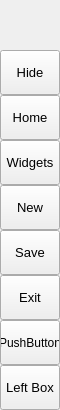
        <widget class="QFrame" name="leftMenuBg">
         <property name="minimumSize">
          <size>
           <width>60</width>
           <height>0</height>
          </size>
         </property>
         <property name="maximumSize">
          <size>
           <width>60</width>
           <height>16777215</height>
          </size>
         </property>
         <property name="frameShape">
          <enum>QFrame::NoFrame</enum>
         </property>
         <property name="frameShadow">
          <enum>QFrame::Raised</enum>
         </property>
         <layout class="QVBoxLayout" name="verticalLayout_3">
          <property name="spacing">
           <number>0</number>
          </property>
          <property name="leftMargin">
           <number>0</number>
          </property>
          <property name="topMargin">
           <number>0</number>
          </property>
          <property name="rightMargin">
           <number>0</number>
          </property>
          <property name="bottomMargin">
           <number>0</number>
          </property>
          <item>
           <widget class="QFrame" name="topLogoInfo">
            <property name="minimumSize">
             <size>
              <width>0</width>
              <height>50</height>
             </size>
            </property>
            <property name="maximumSize">
             <size>
              <width>16777215</width>
              <height>50</height>
             </size>
            </property>
            <property name="frameShape">
             <enum>QFrame::NoFrame</enum>
            </property>
            <property name="frameShadow">
             <enum>QFrame::Raised</enum>
            </property>
            <widget class="QFrame" name="topLogo">
             <property name="geometry">
              <rect>
               <x>10</x>
               <y>5</y>
               <width>42</width>
               <height>42</height>
              </rect>
             </property>
             <property name="minimumSize">
              <size>
               <width>42</width>
               <height>42</height>
              </size>
             </property>
             <property name="maximumSize">
              <size>
               <width>42</width>
               <height>42</height>
              </size>
             </property>
             <property name="frameShape">
              <enum>QFrame::NoFrame</enum>
             </property>
             <property name="frameShadow">
              <enum>QFrame::Raised</enum>
             </property>
            </widget>
            <widget class="QLabel" name="titleLeftApp">
             <property name="geometry">
              <rect>
               <x>70</x>
               <y>8</y>
               <width>160</width>
               <height>20</height>
              </rect>
             </property>
             <property name="font">
              <font>
               <family>Segoe UI Semibold</family>
               <pointsize>12</pointsize>
               <weight>7</weight>
               <italic>false</italic>
               <bold>false</bold>
              </font>
             </property>
             <property name="text">
              <string>PyDracula</string>
             </property>
             <property name="alignment">
              <set>Qt::AlignLeading|Qt::AlignLeft|Qt::AlignTop</set>
             </property>
            </widget>
            <widget class="QLabel" name="titleLeftDescription">
             <property name="geometry">
              <rect>
               <x>70</x>
               <y>27</y>
               <width>160</width>
               <height>16</height>
              </rect>
             </property>
             <property name="maximumSize">
              <size>
               <width>16777215</width>
               <height>16</height>
              </size>
             </property>
             <property name="font">
              <font>
               <family>Segoe UI</family>
               <pointsize>8</pointsize>
               <weight>50</weight>
               <italic>false</italic>
               <bold>false</bold>
              </font>
             </property>
             <property name="text">
              <string>Modern GUI / Flat Style</string>
             </property>
             <property name="alignment">
              <set>Qt::AlignLeading|Qt::AlignLeft|Qt::AlignTop</set>
             </property>
            </widget>
           </widget>
          </item>
          <item>
           <widget class="QFrame" name="leftMenuFrame">
            <property name="frameShape">
             <enum>QFrame::NoFrame</enum>
            </property>
            <property name="frameShadow">
             <enum>QFrame::Raised</enum>
            </property>
            <layout class="QVBoxLayout" name="verticalMenuLayout">
             <property name="spacing">
              <number>0</number>
             </property>
             <property name="leftMargin">
              <number>0</number>
             </property>
             <property name="topMargin">
              <number>0</number>
             </property>
             <property name="rightMargin">
              <number>0</number>
             </property>
             <property name="bottomMargin">
              <number>0</number>
             </property>
             <item>
              <widget class="QFrame" name="toggleBox">
               <property name="maximumSize">
                <size>
                 <width>16777215</width>
                 <height>45</height>
                </size>
               </property>
               <property name="frameShape">
                <enum>QFrame::NoFrame</enum>
               </property>
               <property name="frameShadow">
                <enum>QFrame::Raised</enum>
               </property>
               <layout class="QVBoxLayout" name="verticalLayout_4">
                <property name="spacing">
                 <number>0</number>
                </property>
                <property name="leftMargin">
                 <number>0</number>
                </property>
                <property name="topMargin">
                 <number>0</number>
                </property>
                <property name="rightMargin">
                 <number>0</number>
                </property>
                <property name="bottomMargin">
                 <number>0</number>
                </property>
                <item>
                 <widget class="QPushButton" name="toggleButton">
                  <property name="sizePolicy">
                   <sizepolicy hsizetype="Expanding" vsizetype="Fixed">
                    <horstretch>0</horstretch>
                    <verstretch>0</verstretch>
                   </sizepolicy>
                  </property>
                  <property name="minimumSize">
                   <size>
                    <width>0</width>
                    <height>45</height>
                   </size>
                  </property>
                  <property name="font">
                   <font>
                    <family>Segoe UI</family>
                    <pointsize>10</pointsize>
                    <weight>50</weight>
                    <italic>false</italic>
                    <bold>false</bold>
                   </font>
                  </property>
                  <property name="cursor">
                   <cursorShape>PointingHandCursor</cursorShape>
                  </property>
                  <property name="layoutDirection">
                   <enum>Qt::LeftToRight</enum>
                  </property>
                  <property name="styleSheet">
                   <string notr="true">background-image: url(:/icons/images/icons/icon_menu.png);</string>
                  </property>
                  <property name="text">
                   <string>Hide</string>
                  </property>
                 </widget>
                </item>
               </layout>
              </widget>
             </item>
             <item alignment="Qt::AlignTop">
              <widget class="QFrame" name="topMenu">
               <property name="frameShape">
                <enum>QFrame::NoFrame</enum>
               </property>
               <property name="frameShadow">
                <enum>QFrame::Raised</enum>
               </property>
               <layout class="QVBoxLayout" name="verticalLayout_8">
                <property name="spacing">
                 <number>0</number>
                </property>
                <property name="leftMargin">
                 <number>0</number>
                </property>
                <property name="topMargin">
                 <number>0</number>
                </property>
                <property name="rightMargin">
                 <number>0</number>
                </property>
                <property name="bottomMargin">
                 <number>0</number>
                </property>
                <item>
                 <widget class="QPushButton" name="btn_home">
                  <property name="sizePolicy">
                   <sizepolicy hsizetype="Expanding" vsizetype="Fixed">
                    <horstretch>0</horstretch>
                    <verstretch>0</verstretch>
                   </sizepolicy>
                  </property>
                  <property name="minimumSize">
                   <size>
                    <width>0</width>
                    <height>45</height>
                   </size>
                  </property>
                  <property name="font">
                   <font>
                    <family>Segoe UI</family>
                    <pointsize>10</pointsize>
                    <weight>50</weight>
                    <italic>false</italic>
                    <bold>false</bold>
                   </font>
                  </property>
                  <property name="cursor">
                   <cursorShape>PointingHandCursor</cursorShape>
                  </property>
                  <property name="layoutDirection">
                   <enum>Qt::LeftToRight</enum>
                  </property>
                  <property name="styleSheet">
                   <string notr="true">background-image: url(:/icons/images/icons/cil-home.png);</string>
                  </property>
                  <property name="text">
                   <string>Home</string>
                  </property>
                 </widget>
                </item>
                <item>
                 <widget class="QPushButton" name="btn_widgets">
                  <property name="sizePolicy">
                   <sizepolicy hsizetype="Expanding" vsizetype="Fixed">
                    <horstretch>0</horstretch>
                    <verstretch>0</verstretch>
                   </sizepolicy>
                  </property>
                  <property name="minimumSize">
                   <size>
                    <width>0</width>
                    <height>45</height>
                   </size>
                  </property>
                  <property name="font">
                   <font>
                    <family>Segoe UI</family>
                    <pointsize>10</pointsize>
                    <weight>50</weight>
                    <italic>false</italic>
                    <bold>false</bold>
                   </font>
                  </property>
                  <property name="cursor">
                   <cursorShape>PointingHandCursor</cursorShape>
                  </property>
                  <property name="layoutDirection">
                   <enum>Qt::LeftToRight</enum>
                  </property>
                  <property name="styleSheet">
                   <string notr="true">background-image: url(:/icons/images/icons/cil-gamepad.png);</string>
                  </property>
                  <property name="text">
                   <string>Widgets</string>
                  </property>
                 </widget>
                </item>
                <item>
                 <widget class="QPushButton" name="btn_new">
                  <property name="sizePolicy">
                   <sizepolicy hsizetype="Expanding" vsizetype="Fixed">
                    <horstretch>0</horstretch>
                    <verstretch>0</verstretch>
                   </sizepolicy>
                  </property>
                  <property name="minimumSize">
                   <size>
                    <width>0</width>
                    <height>45</height>
                   </size>
                  </property>
                  <property name="font">
                   <font>
                    <family>Segoe UI</family>
                    <pointsize>10</pointsize>
                    <weight>50</weight>
                    <italic>false</italic>
                    <bold>false</bold>
                   </font>
                  </property>
                  <property name="cursor">
                   <cursorShape>PointingHandCursor</cursorShape>
                  </property>
                  <property name="layoutDirection">
                   <enum>Qt::LeftToRight</enum>
                  </property>
                  <property name="styleSheet">
                   <string notr="true">background-image: url(:/icons/images/icons/cil-file.png);</string>
                  </property>
                  <property name="text">
                   <string>New</string>
                  </property>
                 </widget>
                </item>
                <item>
                 <widget class="QPushButton" name="btn_save">
                  <property name="sizePolicy">
                   <sizepolicy hsizetype="Expanding" vsizetype="Fixed">
                    <horstretch>0</horstretch>
                    <verstretch>0</verstretch>
                   </sizepolicy>
                  </property>
                  <property name="minimumSize">
                   <size>
                    <width>0</width>
                    <height>45</height>
                   </size>
                  </property>
                  <property name="font">
                   <font>
                    <family>Segoe UI</family>
                    <pointsize>10</pointsize>
                    <weight>50</weight>
                    <italic>false</italic>
                    <bold>false</bold>
                   </font>
                  </property>
                  <property name="cursor">
                   <cursorShape>PointingHandCursor</cursorShape>
                  </property>
                  <property name="layoutDirection">
                   <enum>Qt::LeftToRight</enum>
                  </property>
                  <property name="styleSheet">
                   <string notr="true">background-image: url(:/icons/images/icons/cil-save.png);</string>
                  </property>
                  <property name="text">
                   <string>Save</string>
                  </property>
                 </widget>
                </item>
                <item>
                 <widget class="QPushButton" name="btn_exit">
                  <property name="sizePolicy">
                   <sizepolicy hsizetype="Expanding" vsizetype="Fixed">
                    <horstretch>0</horstretch>
                    <verstretch>0</verstretch>
                   </sizepolicy>
                  </property>
                  <property name="minimumSize">
                   <size>
                    <width>0</width>
                    <height>45</height>
                   </size>
                  </property>
                  <property name="font">
                   <font>
                    <family>Segoe UI</family>
                    <pointsize>10</pointsize>
                    <weight>50</weight>
                    <italic>false</italic>
                    <bold>false</bold>
                   </font>
                  </property>
                  <property name="cursor">
                   <cursorShape>PointingHandCursor</cursorShape>
                  </property>
                  <property name="layoutDirection">
                   <enum>Qt::LeftToRight</enum>
                  </property>
                  <property name="styleSheet">
                   <string notr="true">background-image: url(:/icons/images/icons/cil-x.png);</string>
                  </property>
                  <property name="text">
                   <string>Exit</string>
                  </property>
                 </widget>
                </item>
                <item>
                 <widget class="QPushButton" name="btn_my">
                  <property name="minimumSize">
                   <size>
                    <width>0</width>
                    <height>45</height>
                   </size>
                  </property>
                  <property name="cursor">
                   <cursorShape>PointingHandCursor</cursorShape>
                  </property>
                  <property name="styleSheet">
                   <string notr="true">background-image: url(:/icons/images/icons/cil-file.png);</string>
                  </property>
                  <property name="text">
                   <string>PushButton</string>
                  </property>
                 </widget>
                </item>
               </layout>
              </widget>
             </item>
             <item alignment="Qt::AlignBottom">
              <widget class="QFrame" name="bottomMenu">
               <property name="frameShape">
                <enum>QFrame::NoFrame</enum>
               </property>
               <property name="frameShadow">
                <enum>QFrame::Raised</enum>
               </property>
               <layout class="QVBoxLayout" name="verticalLayout_9">
                <property name="spacing">
                 <number>0</number>
                </property>
                <property name="leftMargin">
                 <number>0</number>
                </property>
                <property name="topMargin">
                 <number>0</number>
                </property>
                <property name="rightMargin">
                 <number>0</number>
                </property>
                <property name="bottomMargin">
                 <number>0</number>
                </property>
                <item>
                 <widget class="QPushButton" name="toggleLeftBox">
                  <property name="sizePolicy">
                   <sizepolicy hsizetype="Expanding" vsizetype="Fixed">
                    <horstretch>0</horstretch>
                    <verstretch>0</verstretch>
                   </sizepolicy>
                  </property>
                  <property name="minimumSize">
                   <size>
                    <width>0</width>
                    <height>45</height>
                   </size>
                  </property>
                  <property name="font">
                   <font>
                    <family>Segoe UI</family>
                    <pointsize>10</pointsize>
                    <weight>50</weight>
                    <italic>false</italic>
                    <bold>false</bold>
                   </font>
                  </property>
                  <property name="cursor">
                   <cursorShape>PointingHandCursor</cursorShape>
                  </property>
                  <property name="layoutDirection">
                   <enum>Qt::LeftToRight</enum>
                  </property>
                  <property name="styleSheet">
                   <string notr="true">background-image: url(:/icons/images/icons/icon_settings.png);</string>
                  </property>
                  <property name="text">
                   <string>Left Box</string>
                  </property>
                 </widget>
                </item>
               </layout>
              </widget>
             </item>
            </layout>
           </widget>
          </item>
         </layout>
        </widget>
